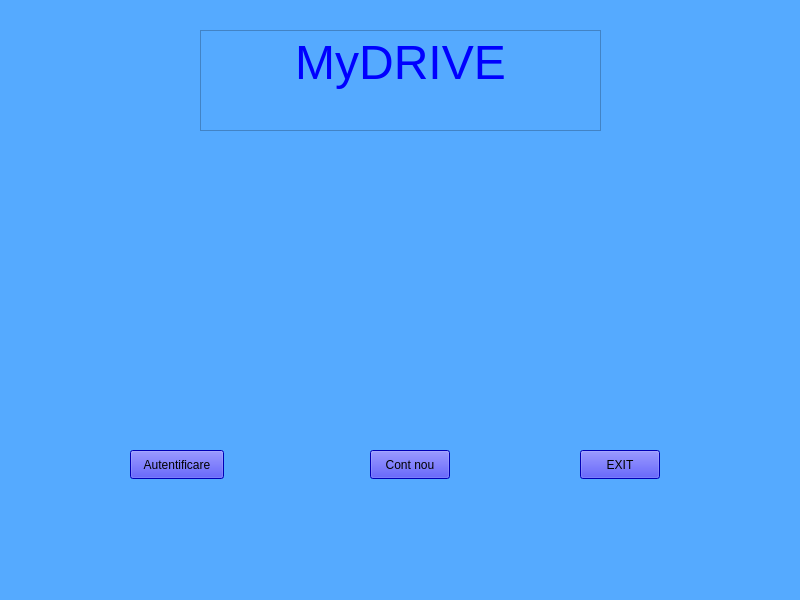
<?xml version="1.0" encoding="UTF-8"?>
<ui version="4.0">
 <class>Start</class>
 <widget class="QWidget" name="Start">
  <property name="geometry">
   <rect>
    <x>0</x>
    <y>0</y>
    <width>800</width>
    <height>600</height>
   </rect>
  </property>
  <property name="windowTitle">
   <string>MyDrive</string>
  </property>
  <property name="windowIcon">
   <iconset resource="resurse.qrc">
    <normaloff>:/imagini/d.ico</normaloff>:/imagini/d.ico</iconset>
  </property>
  <property name="styleSheet">
   <string notr="true">background-color: rgb(85, 170, 255);
border-color: rgb(0, 0, 127);</string>
  </property>
  <widget class="QWidget" name="widget" native="true">
   <property name="geometry">
    <rect>
     <x>200</x>
     <y>130</y>
     <width>401</width>
     <height>291</height>
    </rect>
   </property>
   <property name="styleSheet">
    <string notr="true">image: url(:/imagini/p.jpg);</string>
   </property>
  </widget>
  <widget class="QPushButton" name="Autentificare">
   <property name="geometry">
    <rect>
     <x>130</x>
     <y>450</y>
     <width>94</width>
     <height>29</height>
    </rect>
   </property>
   <property name="styleSheet">
    <string notr="true">background-color: rgb(0, 0, 255);</string>
   </property>
   <property name="text">
    <string>Autentificare</string>
   </property>
  </widget>
  <widget class="QPushButton" name="ContNou">
   <property name="geometry">
    <rect>
     <x>370</x>
     <y>450</y>
     <width>80</width>
     <height>29</height>
    </rect>
   </property>
   <property name="styleSheet">
    <string notr="true">background-color: rgb(0, 0, 255);</string>
   </property>
   <property name="text">
    <string>Cont nou</string>
   </property>
  </widget>
  <widget class="QPushButton" name="Exit">
   <property name="geometry">
    <rect>
     <x>580</x>
     <y>450</y>
     <width>80</width>
     <height>29</height>
    </rect>
   </property>
   <property name="styleSheet">
    <string notr="true">background-color: rgb(0, 0, 255);</string>
   </property>
   <property name="text">
    <string>EXIT</string>
   </property>
  </widget>
  <widget class="QTextEdit" name="textEdit">
   <property name="enabled">
    <bool>true</bool>
   </property>
   <property name="geometry">
    <rect>
     <x>200</x>
     <y>30</y>
     <width>401</width>
     <height>101</height>
    </rect>
   </property>
   <property name="font">
    <font>
     <kerning>true</kerning>
    </font>
   </property>
   <property name="styleSheet">
    <string notr="true">border-color: rgb(85, 170, 255);
selection-color: rgb(85, 170, 255);
border-left-color: rgb(85, 170, 255);
border-bottom-color: rgb(85, 170, 255);
border-right-color: rgb(85, 170, 255);
border-top-color: rgb(85, 170, 255);
gridline-color: rgb(85, 170, 255);</string>
   </property>
   <property name="html">
    <string>&lt;!DOCTYPE HTML PUBLIC &quot;-//W3C//DTD HTML 4.0//EN&quot; &quot;http://www.w3.org/TR/REC-html40/strict.dtd&quot;&gt;
&lt;html&gt;&lt;head&gt;&lt;meta name=&quot;qrichtext&quot; content=&quot;1&quot; /&gt;&lt;meta charset=&quot;utf-8&quot; /&gt;&lt;style type=&quot;text/css&quot;&gt;
p, li { white-space: pre-wrap; }
&lt;/style&gt;&lt;/head&gt;&lt;body style=&quot; font-family:'Segoe UI'; font-size:9pt; font-weight:400; font-style:normal;&quot;&gt;
&lt;p align=&quot;center&quot; style=&quot; margin-top:0px; margin-bottom:0px; margin-left:0px; margin-right:0px; -qt-block-indent:0; text-indent:0px;&quot;&gt;&lt;span style=&quot; font-size:36pt; color:#0000ff;&quot;&gt;MyDRIVE&lt;/span&gt;&lt;/p&gt;&lt;/body&gt;&lt;/html&gt;</string>
   </property>
  </widget>
 </widget>
 <resources>
  <include location="resurse.qrc"/>
 </resources>
 <connections/>
</ui>
